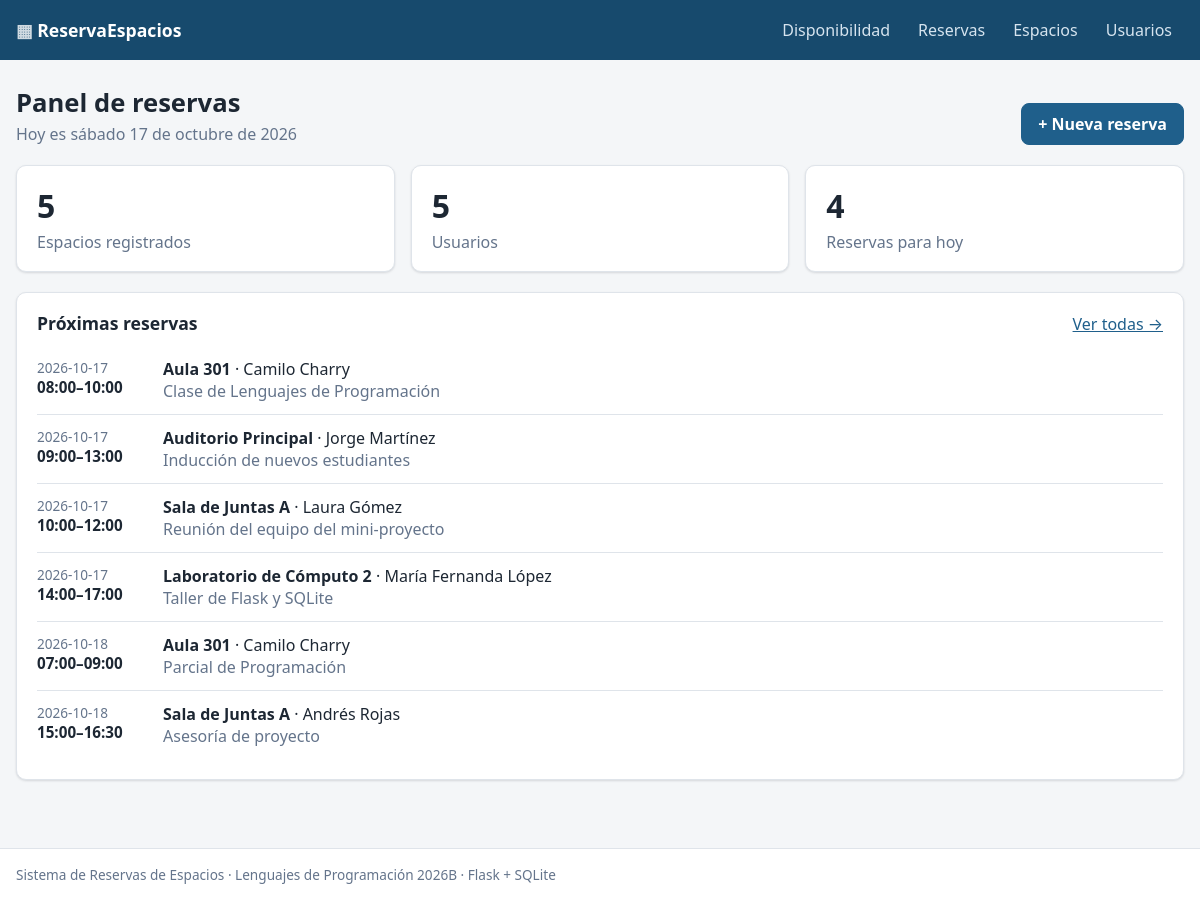
The page / on the database its author committed.
### tables this page shows
CREATE TABLE reservas (
    id           INTEGER PRIMARY KEY AUTOINCREMENT,
    usuario_id   INTEGER NOT NULL REFERENCES usuarios (id) ON DELETE RESTRICT,
    espacio_id   INTEGER NOT NULL REFERENCES espacios (id) ON DELETE RESTRICT,
    fecha        TEXT    NOT NULL CHECK (fecha GLOB '[0-9][0-9][0-9][0-9]-[0-1][0-9]-[0-3][0-9]'),
    hora_inicio  TEXT    NOT NULL CHECK (hora_inicio GLOB '[0-2][0-9]:[0-5][0-9]'),
    hora_fin     TEXT    NOT NULL CHECK (hora_fin GLOB '[0-2][0-9]:[0-5][0-9]'),
    proposito    TEXT    NOT NULL CHECK (length(trim(proposito)) > 0),
    creada_en    TEXT    NOT NULL DEFAULT (datetime('now', 'localtime')),
    CHECK (hora_inicio < hora_fin)
);

CREATE TABLE espacios (
    id             INTEGER PRIMARY KEY AUTOINCREMENT,
    nombre         TEXT    NOT NULL UNIQUE CHECK (length(trim(nombre)) > 0),
    capacidad      INTEGER NOT NULL CHECK (capacidad > 0),
    ubicacion      TEXT    NOT NULL CHECK (length(trim(ubicacion)) > 0),
    equipamiento   TEXT    NOT NULL DEFAULT '',
    habilitado     INTEGER NOT NULL DEFAULT 1 CHECK (habilitado IN (0, 1)),
    hora_apertura  TEXT    NOT NULL DEFAULT '07:00' CHECK (hora_apertura GLOB '[0-2][0-9]:[0-5][0-9]'),
    hora_cierre    TEXT    NOT NULL DEFAULT '21:00' CHECK (hora_cierre GLOB '[0-2][0-9]:[0-5][0-9]'),
    CHECK (hora_apertura < hora_cierre)
);

CREATE TABLE usuarios (
    id        INTEGER PRIMARY KEY AUTOINCREMENT,
    nombre    TEXT NOT NULL CHECK (length(trim(nombre)) > 0),
    correo    TEXT NOT NULL UNIQUE CHECK (correo LIKE '%_@_%._%'),
    rol       TEXT NOT NULL CHECK (rol IN ('estudiante', 'docente', 'administrativo')),
    telefono  TEXT NOT NULL DEFAULT ''
);

### app/controllers/inicio_controller.py (the view)
@bp.get("/")
def index():
    hoy = date.today().isoformat()
    reservas = RepositorioReservas()
    return render_template(
        "inicio.html",
        total_espacios=RepositorioEspacios().contar(),
        total_usuarios=RepositorioUsuarios().contar(),
        reservas_hoy=reservas.listar_detalle(fecha=hoy),
        proximas=reservas.listar_detalle(desde=hoy)[:8],
        hoy=hoy,
    )

### app/__init__.py (called while the page is built)
def _registrar_filtros(app: Flask) -> None:
    from datetime import date
    dias = ["lunes", "martes", "miércoles", "jueves", "viernes", "sábado", "domingo"]
    meses = ["enero", "febrero", "marzo", "abril", "mayo", "junio", "julio", "agosto",
             "septiembre", "octubre", "noviembre", "diciembre"]
    @app.template_filter("fecha_larga")
    def fecha_larga(valor) -> str:
        dia = valor if isinstance(valor, date) else date.fromisoformat(str(valor))
        return f"{dias[dia.weekday()]} {dia.day} de {meses[dia.month - 1]} de {dia.year}"

### app/models/base.py (called while the page is built)
    @property
    def conexion(self) -> sqlite3.Connection:
        return self._conexion if self._conexion is not None else BaseDatos.conexion()

    def contar(self) -> int:
        return self.conexion.execute(f"SELECT COUNT(*) FROM {self.tabla}").fetchone()[0]

### app/models/database.py (called while the page is built)
    @staticmethod
    def conectar(ruta: str) -> sqlite3.Connection:
        conexion = sqlite3.connect(ruta)
        conexion.row_factory = sqlite3.Row
        conexion.execute("PRAGMA foreign_keys = ON")
        return conexion

    @classmethod
    def conexion(cls) -> sqlite3.Connection:
        if "db" not in g:
            g.db = cls.conectar(current_app.config["DATABASE"])
        return g.db

    @staticmethod
    def cerrar(_error=None) -> None:
        conexion = g.pop("db", None)
        if conexion is not None:
            conexion.close()

### app/templates/inicio.html
{% extends "base.html" %}
{% block contenido %}
<section class="encabezado">
    <div>
        <h1>Panel de reservas</h1>
        <p class="sutil">Hoy es {{ hoy | fecha_larga }}</p>
    </div>
    <a class="boton boton--primario" href="{{ url_for('reservas.crear') }}">+ Nueva reserva</a>
</section>
<section class="tarjetas">
    <a class="tarjeta-dato" href="{{ url_for('espacios.listar') }}">
        <span class="tarjeta-dato__valor">{{ total_espacios }}</span><span>Espacios registrados</span>
    </a>
    <a class="tarjeta-dato" href="{{ url_for('usuarios.listar') }}">
        <span class="tarjeta-dato__valor">{{ total_usuarios }}</span><span>Usuarios</span>
    </a>
    <a class="tarjeta-dato" href="{{ url_for('reservas.calendario') }}">
        <span class="tarjeta-dato__valor">{{ reservas_hoy | length }}</span><span>Reservas para hoy</span>
    </a>
</section>
<section class="panel">
    <div class="panel__titulo">
        <h2>Próximas reservas</h2>
        <a href="{{ url_for('reservas.listar') }}">Ver todas →</a>
    </div>
    {% if proximas %}
        <ul class="lista-reservas">
        {% for r in proximas %}
            <li>
                <div class="lista-reservas__hora">{{ r.fecha }}<br><strong>{{ r.hora_inicio }}–{{ r.hora_fin }}</strong></div>
                <div><strong>{{ r.espacio }}</strong> · {{ r.usuario }}<br><span class="sutil">{{ r.proposito }}</span></div>
            </li>
        {% endfor %}
        </ul>
    {% else %}
        <p class="vacio">No hay reservas próximas. <a href="{{ url_for('reservas.crear') }}">Crear la primera</a>.</p>
    {% endif %}
</section>
{% endblock %}

### app/templates/base.html (shortened to what this page needs)
<!doctype html>
<html lang="es">
<head>
    <link rel="stylesheet" href="{{ url_for('static', filename='css/estilos.css') }}">
</head>
<body>
{% set ep = request.endpoint or '' %}
<header class="barra">
    <div class="contenedor barra__contenido">
        <a class="marca" href="{{ url_for('inicio.index') }}"><span class="marca__icono">▦</span> ReservaEspacios</a>
        <nav class="menu">
            <a href="{{ url_for('reservas.calendario') }}" class="{{ 'activo' if ep == 'reservas.calendario' }}">Disponibilidad</a>
            <a href="{{ url_for('reservas.listar') }}" class="{{ 'activo' if ep.startswith('reservas.') and ep != 'reservas.calendario' }}">Reservas</a>
            <a href="{{ url_for('espacios.listar') }}" class="{{ 'activo' if ep.startswith('espacios.') }}">Espacios</a>
            <a href="{{ url_for('usuarios.listar') }}" class="{{ 'activo' if ep.startswith('usuarios.') }}">Usuarios</a>
        </nav>
    </div>
</header>
<main class="contenedor">
    {% block contenido %}{% endblock %}
</main>
<footer class="pie">
    <div class="contenedor">Sistema de Reservas de Espacios · Lenguajes de Programación 2026B · Flask + SQLite</div>
</footer>
</body>
</html>

### app/static/css/estilos.css (style rules this page uses)
:root { --fondo: #f4f6f8; --superficie: #ffffff; --texto: #1d2733; --sutil: #64748b; --borde: #dfe4ea; --primario: #1f5f8b; --primario-oscuro: #174a6d; --exito: #1f7a4d; --exito-fondo: #e6f4ec; --error: #b42318; --error-fondo: #fdecea; --aviso: #8a5a00; --aviso-fondo: #fff4d6; --libre: #e8f5ee; --libre-hover: #c9ead7; --reservado: #dbe8f4; --reservado-borde: #1f5f8b; --cerrado: #eceff2; --radio: 10px; --sombra: 0 1px 2px rgba(16, 24, 40, 0.06), 0 1px 3px rgba(16, 24, 40, 0.08); font-family: "Segoe UI", system-ui, -apple-system, Roboto, sans-serif; color: var(--texto); background: var(--fondo); }
* { box-sizing: border-box; }
body { margin: 0; min-height: 100vh; display: flex; flex-direction: column; }
main { flex: 1; padding-block: 28px 48px; }
a { color: var(--primario); }
h1, h2 { margin: 0; line-height: 1.2; }
h1 { font-size: 1.6rem; }
h2 { font-size: 1.1rem; margin-bottom: 12px; }
.contenedor { width: min(1200px, 100% - 32px); margin-inline: auto; }
.sutil { color: var(--sutil); margin: 4px 0 0; }
.barra { background: var(--primario-oscuro); color: #fff; }
.barra__contenido { display: flex; align-items: center; justify-content: space-between; gap: 16px; min-height: 60px; flex-wrap: wrap; }
.marca { color: #fff; text-decoration: none; font-weight: 700; font-size: 1.1rem; }
.marca__icono { opacity: 0.8; }
.menu { display: flex; gap: 4px; flex-wrap: wrap; }
.menu a { color: #d6e4ef; text-decoration: none; padding: 8px 12px; border-radius: 8px; font-weight: 500; }
.pie { border-top: 1px solid var(--borde); color: var(--sutil); font-size: 0.85rem; padding: 16px 0; background: var(--superficie); }
.encabezado { display: flex; justify-content: space-between; align-items: flex-end; gap: 16px; margin-bottom: 20px; flex-wrap: wrap; }
.panel { background: var(--superficie); border: 1px solid var(--borde); border-radius: var(--radio); padding: 20px; box-shadow: var(--sombra); margin-bottom: 20px; }
.panel__titulo { display: flex; justify-content: space-between; align-items: baseline; }
.boton { display: inline-flex; align-items: center; justify-content: center; gap: 6px; padding: 9px 16px; border-radius: 8px; border: 1px solid var(--borde); background: var(--superficie); color: var(--texto); font: inherit; font-weight: 600; text-decoration: none; cursor: pointer; transition: background 0.15s, border-color 0.15s; }
.boton--primario { background: var(--primario); border-color: var(--primario); color: #fff; }
.tarjetas { display: grid; grid-template-columns: repeat(auto-fit, minmax(200px, 1fr)); gap: 16px; margin-bottom: 20px; }
.tarjeta-dato { display: flex; flex-direction: column; gap: 4px; background: var(--superficie); border: 1px solid var(--borde); border-radius: var(--radio); padding: 18px 20px; text-decoration: none; color: var(--sutil); box-shadow: var(--sombra); }
.tarjeta-dato__valor { font-size: 2rem; font-weight: 800; color: var(--texto); }
.lista-reservas { list-style: none; margin: 0; padding: 0; }
.lista-reservas li { display: flex; gap: 16px; padding: 12px 0; border-bottom: 1px solid var(--borde); }
.lista-reservas li:last-child { border-bottom: none; }
.lista-reservas__hora { min-width: 110px; color: var(--sutil); font-size: 0.85rem; }
.lista-reservas__hora strong { color: var(--texto); font-size: 0.95rem; }

### rows shown on the page
reservas: fecha "2026-10-17", hora_inicio "08:00", hora_fin "10:00", espacio "Aula 301", usuario "Camilo Charry", proposito "Clase de Lenguajes de Programación"
reservas: fecha "2026-10-17", hora_inicio "09:00", hora_fin "13:00", espacio "Auditorio Principal", usuario "Jorge Martínez", proposito "Inducción de nuevos estudiantes"
reservas: fecha "2026-10-17", hora_inicio "10:00", hora_fin "12:00", espacio "Sala de Juntas A", usuario "Laura Gómez", proposito "Reunión del equipo del mini-proyecto"
reservas: fecha "2026-10-17", hora_inicio "14:00", hora_fin "17:00", espacio "Laboratorio de Cómputo 2", usuario "María Fernanda López", proposito "Taller de Flask y SQLite"
reservas: fecha "2026-10-18", hora_inicio "07:00", hora_fin "09:00", espacio "Aula 301", usuario "Camilo Charry", proposito "Parcial de Programación"
reservas: fecha "2026-10-18", hora_inicio "15:00", hora_fin "16:30", espacio "Sala de Juntas A", usuario "Andrés Rojas", proposito "Asesoría de proyecto"

### other values the page prints
{{ total_espacios }} "5"
{{ total_usuarios }} "5"
{{ reservas_hoy | length }} "4"
